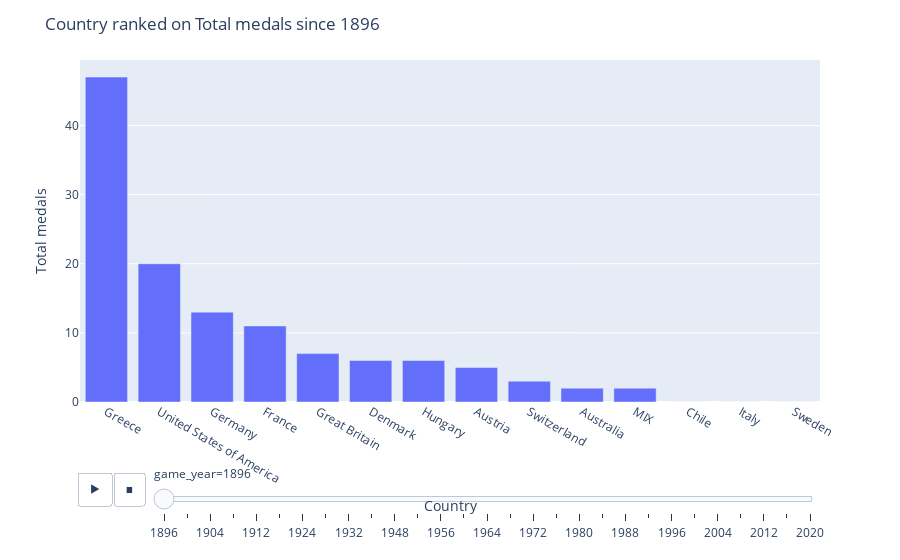

The cell this chart's notebook holds for it:
### Code cell
fig = px.bar(historic_olympic_data, 
             x="country_name", 
             y="total_medals", 
             animation_frame="game_year", 
             hover_name="country_name")

fig.update_layout(
        title="Country ranked on Total medals since 1896",
        xaxis_title="Country",
        yaxis_title="Total medals",
        showlegend=False)

### Figure 1 — Plotly figure (JSON) as saved in the notebook; plotly's stock layout.template omitted (floating-point values rounded to 4 significant figures)
{"data": [{"alignmentgroup": "True", "hovertemplate": "<b>%{hovertext}</b><br><br>game_year=1896<br>country_name=%{x}<br>total_medals=%{y}<extra></extra>", "hovertext": ["Greece", "United States of America", "Germany", "France", "Great Britain", "Denmark", "Hungary", "Austria", "Switzerland", "Australia", "MIX", "Chile", "Italy", "Sweden"], "legendgroup": "", "marker": {"color": "#636efa", "pattern": {"shape": ""}}, "name": "", "offsetgroup": "", "orientation": "v", "showlegend": false, "textposition": "auto", "type": "bar", "x": ["Greece", "United States of America", "Germany", "France", "Great Britain", "Denmark", "Hungary", "Austria", "Switzerland", "Australia", "MIX", "Chile", "Italy", "Sweden"], "xaxis": "x", "y": [47, 20, 13, 11, 7, 6, 6, 5, 3, 2, 2, 0, 0, 0], "yaxis": "y"}], "layout": {"barmode": "relative", "legend": {"tracegroupgap": 0}, "margin": {"t": 60}, "showlegend": false, "sliders": [{"active": 0, "currentvalue": {"prefix": "game_year="}, "len": 0.9, "pad": {"b": 10, "t": 60}, "steps": [{"args": [["1896"], {"frame": {"duration": 0, "redraw": true}, "fromcurrent": true, "mode": "immediate", "transition": {"duration": 0, "easing": "linear"}}], "label": "1896", "method": "animate"}, {"args": [["1900"], {"frame": {"duration": 0, "redraw": true}, "fromcurrent": true, "mode": "immediate", "transition": {"duration": 0, "easing": "linear"}}], "label": "1900", "method": "animate"}, {"args": [["1904"], {"frame": {"duration": 0, "redraw": true}, "fromcurrent": true, "mode": "immediate", "transition": {"duration": 0, "easing": "linear"}}], "label": "1904", "method": "animate"}, {"args": [["1908"], {"frame": {"duration": 0, "redraw": true}, "fromcurrent": true, "mode": "immediate", "transition": {"duration": 0, "easing": "linear"}}], "label": "1908", "method": "animate"}, {"args": [["1912"], {"frame": {"duration": 0, "redraw": true}, "fromcurrent": true, "mode": "immediate", "transition": {"duration": 0, "easing": "linear"}}], "label": "1912", "method": "animate"}, {"args": [["1920"], {"frame": {"duration": 0, "redraw": true}, "fromcurrent": true, "mode": "immediate", "transition": {"duration": 0, "easing": "linear"}}], "label": "1920", "method": "animate"}, {"args": [["1924"], {"frame": {"duration": 0, "redraw": true}, "fromcurrent": true, "mode": "immediate", "transition": {"duration": 0, "easing": "linear"}}], "label": "1924", "method": "animate"}, {"args": [["1928"], {"frame": {"duration": 0, "redraw": true}, "fromcurrent": true, "mode": "immediate", "transition": {"duration": 0, "easing": "linear"}}], "label": "1928", "method": "animate"}, {"args": [["1932"], {"frame": {"duration": 0, "redraw": true}, "fromcurrent": true, "mode": "immediate", "transition": {"duration": 0, "easing": "linear"}}], "label": "1932", "method": "animate"}, {"args": [["1936"], {"frame": {"duration": 0, "redraw": true}, "fromcurrent": true, "mode": "immediate", "transition": {"duration": 0, "easing": "linear"}}], "label": "1936", "method": "animate"}, {"args": [["1948"], {"frame": {"duration": 0, "redraw": true}, "fromcurrent": true, "mode": "immediate", "transition": {"duration": 0, "easing": "linear"}}], "label": "1948", "method": "animate"}, {"args": [["1952"], {"frame": {"duration": 0, "redraw": true}, "fromcurrent": true, "mode": "immediate", "transition": {"duration": 0, "easing": "linear"}}], "label": "1952", "method": "animate"}, {"args": [["1956"], {"frame": {"duration": 0, "redraw": true}, "fromcurrent": true, "mode": "immediate", "transition": {"duration": 0, "easing": "linear"}}], "label": "1956", "method": "animate"}, {"args": [["1960"], {"frame": {"duration": 0, "redraw": true}, "fromcurrent": true, "mode": "immediate", "transition": {"duration": 0, "easing": "linear"}}], "label": "1960", "method": "animate"}, {"args": [["1964"], {"frame": {"duration": 0, "redraw": true}, "fromcurrent": true, "mode": "immediate", "transition": {"duration": 0, "easing": "linear"}}], "label": "1964", "method": "animate"}, {"args": [["1968"], {"frame": {"duration": 0, "redraw": true}, "fromcurrent": true, "mode": "immediate", "transition": {"duration": 0, "easing": "linear"}}], "label": "1968", "method": "animate"}, {"args": [["1972"], {"frame": {"duration": 0, "redraw": true}, "fromcurrent": true, "mode": "immediate", "transition": {"duration": 0, "easing": "linear"}}], "label": "1972", "method": "animate"}, {"args": [["1976"], {"frame": {"duration": 0, "redraw": true}, "fromcurrent": true, "mode": "immediate", "transition": {"duration": 0, "easing": "linear"}}], "label": "1976", "method": "animate"}, {"args": [["1980"], {"frame": {"duration": 0, "redraw": true}, "fromcurrent": true, "mode": "immediate", "transition": {"duration": 0, "easing": "linear"}}], "label": "1980", "method": "animate"}, {"args": [["1984"], {"frame": {"duration": 0, "redraw": true}, "fromcurrent": true, "mode": "immediate", "transition": {"duration": 0, "easing": "linear"}}], "label": "1984", "method": "animate"}, {"args": [["1988"], {"frame": {"duration": 0, "redraw": true}, "fromcurrent": true, "mode": "immediate", "transition": {"duration": 0, "easing": "linear"}}], "label": "1988", "method": "animate"}, {"args": [["1992"], {"frame": {"duration": 0, "redraw": true}, "fromcurrent": true, "mode": "immediate", "transition": {"duration": 0, "easing": "linear"}}], "label": "1992", "method": "animate"}, {"args": [["1996"], {"frame": {"duration": 0, "redraw": true}, "fromcurrent": true, "mode": "immediate", "transition": {"duration": 0, "easing": "linear"}}], "label": "1996", "method": "animate"}, {"args": [["2000"], {"frame": {"duration": 0, "redraw": true}, "fromcurrent": true, "mode": "immediate", "transition": {"duration": 0, "easing": "linear"}}], "label": "2000", "method": "animate"}, {"args": [["2004"], {"frame": {"duration": 0, "redraw": true}, "fromcurrent": true, "mode": "immediate", "transition": {"duration": 0, "easing": "linear"}}], "label": "2004", "method": "animate"}, {"args": [["2008"], {"frame": {"duration": 0, "redraw": true}, "fromcurrent": true, "mode": "immediate", "transition": {"duration": 0, "easing": "linear"}}], "label": "2008", "method": "animate"}, {"args": [["2012"], {"frame": {"duration": 0, "redraw": true}, "fromcurrent": true, "mode": "immediate", "transition": {"duration": 0, "easing": "linear"}}], "label": "2012", "method": "animate"}, {"args": [["2016"], {"frame": {"duration": 0, "redraw": true}, "fromcurrent": true, "mode": "immediate", "transition": {"duration": 0, "easing": "linear"}}], "label": "2016", "method": "animate"}, {"args": [["2020"], {"frame": {"duration": 0, "redraw": true}, "fromcurrent": true, "mode": "immediate", "transition": {"duration": 0, "easing": "linear"}}], "label": "2020", "method": "animate"}], "x": 0.1, "xanchor": "left", "y": 0, "yanchor": "top"}], "title": {"text": "Country ranked on Total medals since 1896"}, "updatemenus": [{"buttons": [{"args": [null, {"frame": {"duration": 500, "redraw": true}, "fromcurrent": true, "mode": "immediate", "transition": {"duration": 500, "easing": "linear"}}], "label": "&#9654;", "method": "animate"}, {"args": [[null], {"frame": {"duration": 0, "redraw": true}, "fromcurrent": true, "mode": "immediate", "transition": {"duration": 0, "easing": "linear"}}], "label": "&#9724;", "method": "animate"}], "direction": "left", "pad": {"r": 10, "t": 70}, "showactive": false, "type": "buttons", "x": 0.1, "xanchor": "right", "y": 0, "yanchor": "top"}], "xaxis": {"anchor": "y", "domain": [0, 1], "title": {"text": "Country"}}, "yaxis": {"anchor": "x", "domain": [0, 1], "title": {"text": "Total medals"}}}}
